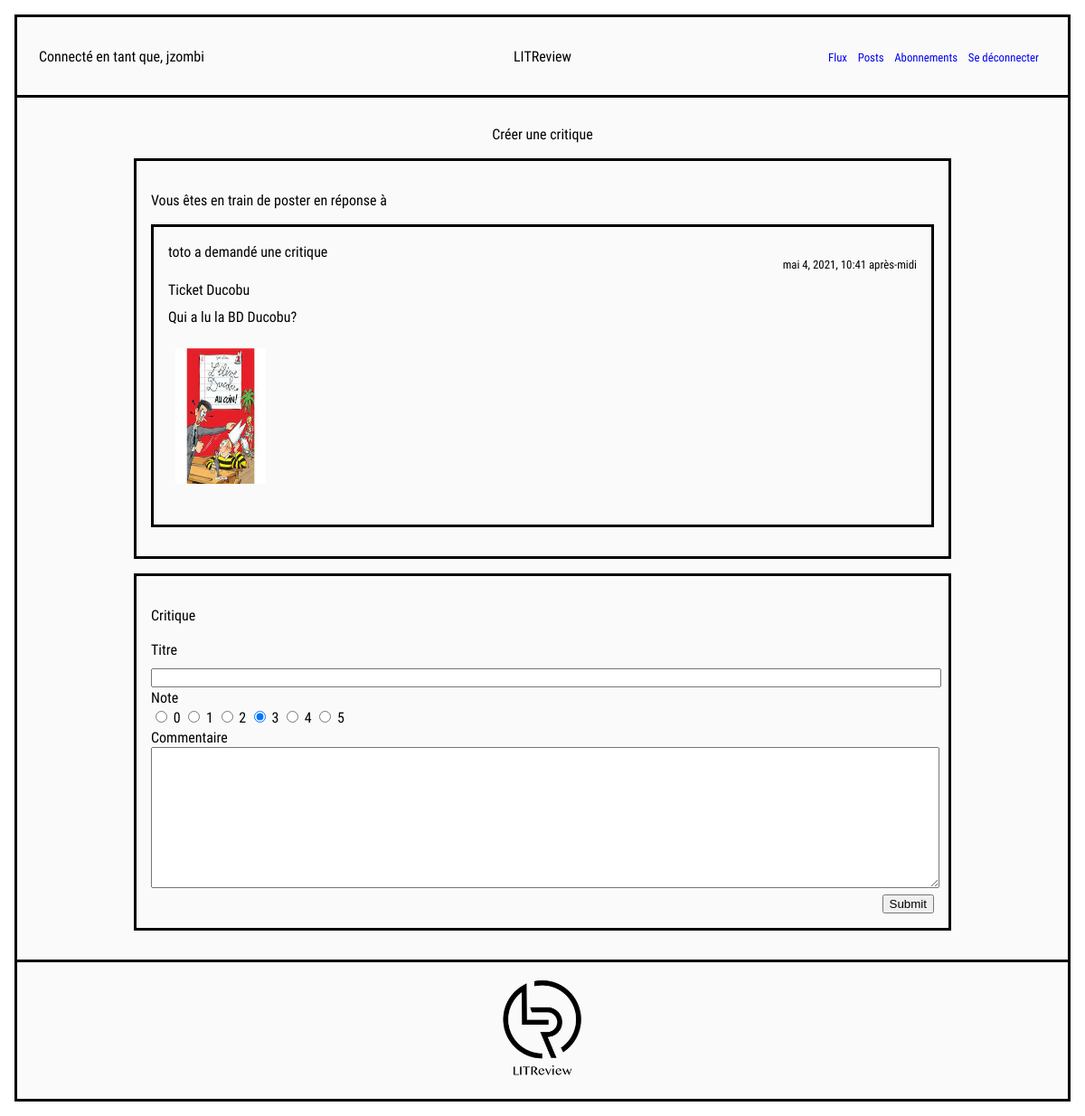
The page /add_review/38 (signed in) on the database its author committed.
### review/models.py (models this page shows, shortened)
class Ticket(models.Model):
    title = models.CharField(max_length=128)
    description = models.TextField(max_length=2048, blank=True)
    user = models.ForeignKey(to=settings.AUTH_USER_MODEL, on_delete=models.CASCADE)
    image = models.ImageField(null=True, blank=True)
    time_created = models.DateTimeField(auto_now_add=True)

### review/views.py (the view, shortened to what this page needs)
# urls.py: path('add_review/<int:id_ticket>', views.add_review, name='add_review'),
@login_required(login_url='account/login')
def add_review(request, id_ticket):
    ticket = Ticket.objects.get(pk=id_ticket)
    if request.method == "GET":
        form = ReviewForm()
        return render(request, 'review/add_review.html', locals())

### review/forms.py
class ReviewForm(ModelForm):
    class Meta:
        model = Review
        fields = ['headline', 'body']

### templates/review/add_review.html (shortened to what this page needs)
{% extends 'main.html' %}
{% load static %}
{% load widget_tweaks %}
{% block content %}
<link rel="stylesheet" type="text/css" href="{% static 'css/review.css' %}"/>
<h2>Créer une critique</h2>
<div class="frame_div">
    <h3>Vous êtes en train de poster en réponse à</h3>
    {% include 'review/ticket_snippet.html' with post=ticket%}
</div>
<form method="POST" action="{% url 'add_review' id_ticket=ticket.id %}">
    <div class="frame_div">
        <h3>Critique</h3>
        <div class="title_lign_form">Titre</div>
        {% render_field form.headline class="form_style_width_1" %}
        <div class="pos_left">Note</div>
        <div class="pos_left">
            <input type="radio" name="rating" value="0" id="0" /> <label for="0">0</label>
            <input type="radio" name="rating" value="1" id="1" /> <label for="1">1</label>
            <input type="radio" name="rating" value="2" id="2" /> <label for="2">2</label>
            <input type="radio" name="rating" value="3" id="3" checked="checked"/> <label for="3">3</label>
            <input type="radio" name="rating" value="4" id="4" /> <label for="4">4</label>
            <input type="radio" name="rating" value="5" id="5" /> <label for="5">5</label>
        </div>
        <div class="pos_left">Commentaire</div>
        {% render_field form.body class="form_style_width_1" %}
        <div class="pos_right"><input type="submit" name="Envoyer"></div>
    </div>
</form>
{% endblock %}

### templates/main.html (shortened to what this page needs)
{% load static %}
<!DOCTYPE html>
<html lang="fr">
    <head>
        <link rel="stylesheet" type="text/css" href="{% static 'css/main.css' %}"/>
    </head>
    <body>
        <header>
            {% if user.is_authenticated %}
            <div class="user_connected">
                <p>Connecté en tant que, {{request.user}}</p>
            </div>
            {% endif %}
            <div class="main_title">
                <h1>LITReview</h1>
            </div>
            {% if user.is_authenticated %}
            <nav class = "main_menu">
                {% include 'base/navbar.html' %}
            </nav>
            {% endif %}
        </header>
        <main>
            <div class="block_content">
                {% block content %}
                {% endblock %}
            </div>
        </main>
        <footer>
            <div class="logo_footer">
                <img class="image_logo_footer" src="{% static 'images/logo.png' %}" alt="logo" />
            </div>
        </footer>
    </body>
</html>

### templates/review/ticket_snippet.html (shortened to what this page needs)
<div class = "frame_div">
    <div>
        {% if post.user == request.user %}
            Vous avez demandé une critique
        {% else %}
            {{post.user}} a demandé une critique
        {% endif %}
    </div>
    <div class="pos_right smaller pos_up">{{post.time_created}}</div>
    <div class="pos_left pos_low">{{post.title}}</div>
    <div class="pos_left pos_low">{{post.description}}</div>
    <p>
        {% if post.image %}
            <img src="/media/{{post.image}}" width="100" height="150"
        {% endif %}
    </p>
</div>

### static/css/main.css (style rules this page uses)
html { background-color: white; font-family: 'roboto_condensedregular'; color: black; }
body { margin: auto; min-width: 480px; }
header { padding: 0.5em 1em 0.5em 1em; margin: 1em 1em 0em 1em; border: 3px black solid; text-align: center; display: grid; grid-template-columns: repeat(3, 1fr); grid-template-rows: auto; background-color: #FAFAFA; z-index: 1; }
.user_connected { grid-column: 1; font-size: 1em; padding-top: 0em; padding-left: 0em; align-content: center; text-align: left; }
.main_title { grid-column: 2; align-content: center; margin: auto; }
.main_menu { padding-top: 0em; padding-right: 0em; grid-column: 3; margin: auto 1em; align-content: center; text-align: right; }
main { border-right:black solid; border-left:black solid; padding: 1em; margin: 0em 1em 0em 1em; text-align: center; background-color: #FAFAFA; }
.block_content { width:80%; margin: auto; }
h1 { font-style: normal; font-weight: normal; font-size: 1em; margin: 0; }
h2 { font-style: normal; font-weight: normal; font-size: 1em; }
h3 { font-style: normal; font-weight: normal; font-size: 1em; text-align: left; }
p { font-style: normal; font-weight: normal; font-size: 1em; padding: 0.5em; }
.smaller { font-size: 0.8em; }
::placeholder { color: black; font-size: 1em; text-align: center; }
.form_style_width_1 { width: 100%; }
.pos_left { text-align: left; }
.pos_right { text-align: right; }
.pos_up { margin-top: -0.5em; }
.pos_low { margin-top: 0.5em; }
.title_lign_form { text-align: left; margin-top: 0.5em; margin-bottom: 0.5em; }
.frame_div { border: 3px black solid; margin-top: 1em; margin-bottom: 1em; padding: 1em; text-align: left; }
footer { padding: 1em; margin: 0em 1em 1em 1em; border: 3px black solid; text-align: center; background-color: #FAFAFA; }
.image_logo_footer { width: 10em; }
.image_logo_footer { width: 6em; }

### rows shown on the page
Ticket: user "toto", time_created "mai 4, 2021, 10:41 après-midi", title "Ticket Ducobu", description "Qui a lu la BD Ducobu?", image (picture)

### other values the page prints
{{ request.user }} "jzombi"
